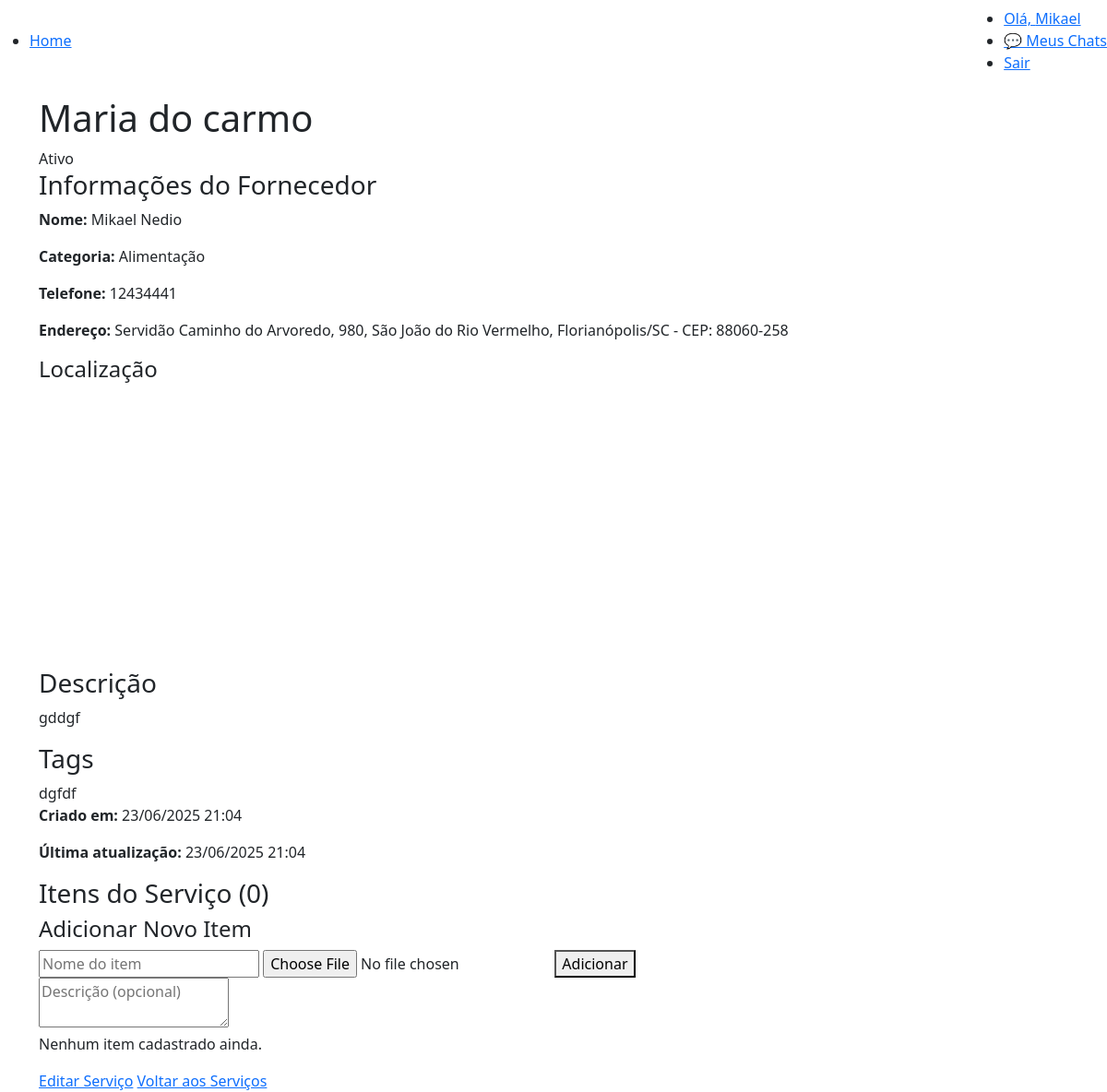
Page /servicos/1/ (signed in) on the committed database.
### servicos/models.py (models this page shows, shortened)
class Servico(models.Model):
    fornecedor = models.ForeignKey(Fornecedor, on_delete=models.CASCADE, related_name='servicos')
    nome = models.CharField(max_length=200)
    descricao = models.TextField()
    tags = models.JSONField(default=list, blank=True)
    ativo = models.BooleanField(default=True)
    data_criacao = models.DateTimeField(auto_now_add=True)
    data_atualizacao = models.DateTimeField(auto_now=True)
    class Meta:
        verbose_name = 'Serviço'
        verbose_name_plural = 'Serviços'
        ordering = ['-data_criacao']
    def get_tags_list(self):
        if isinstance(self.tags, str):
            try:
                return json.loads(self.tags)
            except:
                return []
        return self.tags or []
    @property
    def total_itens(self):
        return self.itens.count()

### usuarios/models.py (models this page shows, shortened)
class Fornecedor(models.Model):
    CATEGORIA_CHOICES = [
        ('alimentacao', 'Alimentação'),
        ('decoracao', 'Decoração'),
        ('logistica', 'Logística'),
        ('musica', 'Música e Entretenimento'),
        ('fotografia', 'Fotografia e Vídeo'),
        ('locacao', 'Locação de Equipamentos'),
        ('seguranca', 'Segurança'),
        ('outros', 'Outros'),
    ]
    user = models.OneToOneField(User, on_delete=models.CASCADE)
    cep = models.CharField(max_length=9, help_text="CEP no formato 00000-000", default='N/D')
    estado = models.CharField(max_length=2, default='N/D')
    cidade = models.CharField(max_length=100, default='N/D')
    bairro = models.CharField(max_length=100, default='N/D')
    logradouro = models.CharField(max_length=200, default='N/D')
    numero = models.CharField(max_length=10, default='N/D')
    complemento = models.CharField(max_length=100, blank=True, null=True)
    telefone = models.CharField(max_length=20, default='N/D')
    categoria = models.CharField(max_length=20, choices=CATEGORIA_CHOICES, default='outros')
    latitude = models.DecimalField(max_digits=9, decimal_places=6, null=True, blank=True)
    longitude = models.DecimalField(max_digits=9, decimal_places=6, null=True, blank=True)
    raio_cobertura = models.PositiveIntegerField(
        default=50,
        help_text="Raio de cobertura em quilômetros (0 = sem limite)"
    )
    def endereco_completo(self):
        endereco = f"{self.logradouro}"
        if self.numero and self.numero != 'N/D':
            endereco += f", {self.numero}"
        if self.complemento:
            endereco += f" - {self.complemento}"
        endereco += f", {self.bairro}, {self.cidade}/{self.estado} - CEP: {self.cep}"
        return endereco

### servicos/views.py (the view)
# urls.py: path('<int:servico_id>/', views.detalhes_servico, name='detalhes_servico'),
@login_required
def detalhes_servico(request, servico_id):
    servico = get_object_or_404(Servico, id=servico_id)
    try:
        fornecedor = Fornecedor.objects.get(user=request.user)
        if servico.fornecedor != fornecedor:
            messages.error(request, 'Você não tem permissão para acessar este serviço.')
            return redirect('meus_servicos')
    except Fornecedor.DoesNotExist:
        messages.error(request, 'Acesso restrito apenas para fornecedores.')
        return redirect('index')
    return render(request, 'pages/detalhes_servico.html', {
        'servico': servico,
        'fornecedor': fornecedor,
        'google_maps_api_key': settings.GOOGLE_MAPS_API_KEY
    })

### servicos/templates/pages/detalhes_servico.html (shortened to what this page needs)
{% extends 'base.html' %}
{% block content %}
    <div class="container" data-servico-id="{{ servico.id }}">
        <div class="servico-header">
            <h1>{{ servico.nome }}</h1>
            <div class="servico-status">
                <span class="status {% if servico.ativo %}ativo{% else %}inativo{% endif %}">
                    {% if servico.ativo %}Ativo{% else %}Inativo{% endif %}
                </span>
            </div>
        </div>
        <div class="fornecedor-info">
            <h3>Informações do Fornecedor</h3>
            <p><strong>Nome:</strong> {{ servico.fornecedor.user.get_full_name|default:servico.fornecedor.user.username }}</p>
            <p><strong>Categoria:</strong> {{ servico.fornecedor.get_categoria_display }}</p>
            <p><strong>Telefone:</strong> {{ servico.fornecedor.telefone }}</p>
            <p><strong>Endereço:</strong> {{ servico.fornecedor.endereco_completo }}</p>
            {% if servico.fornecedor.latitude and servico.fornecedor.longitude %}
            <div class="mapa-section">
                <h4>Localização</h4>
                <div id="map" style="width: 100%; height: 300px; border-radius: 8px; margin-top: 10px;"></div>
            </div>
            {% endif %}
        </div>
        <div class="servico-content">
            <div class="servico-info">
                <h3>Descrição</h3>
                <p>{{ servico.descricao }}</p>
            </div>
            {% if servico.tags %}
            <div class="servico-tags">
                <h3>Tags</h3>
                <div class="tags-list">
                    {% for tag in servico.get_tags_list %}
                        <span class="tag">{{ tag }}</span>
                    {% endfor %}
                </div>
            </div>
            {% endif %}
            <div class="servico-meta">
                <p><strong>Criado em:</strong> {{ servico.data_criacao|date:"d/m/Y H:i" }}</p>
                <p><strong>Última atualização:</strong> {{ servico.data_atualizacao|date:"d/m/Y H:i" }}</p>
            </div>
        </div>
        <div class="itens-section">
            <h3>Itens do Serviço ({{ servico.total_itens }})</h3>
            <div class="adicionar-item">
                <h4>Adicionar Novo Item</h4>
                <form id="form-adicionar-item" class="form-item" enctype="multipart/form-data">
                    <div class="form-row">
                        <input type="text" id="nome-item" placeholder="Nome do item" required>
                        <input type="file" id="imagem-item" name="imagem" accept="image/*">
                        <button type="submit" class="btn-primary">Adicionar</button>
                    </div>
                    <textarea id="descricao-item" placeholder="Descrição (opcional)"></textarea>
                </form>
            </div>
            <div id="lista-itens" class="itens-lista">
                {% for item in servico.itens.all %}
                    <div class="item-card" data-item-id="{{ item.id }}">
                        <div class="item-info">
                            <h4>{{ item.nome }}</h4>
                            {% if item.descricao %}
                                <p>{{ item.descricao }}</p>
                            {% endif %}
                            {% if item.imagem %}
                                <img src="{{ item.imagem.url }}" alt="{{ item.nome }}" style="max-width: 100px; height: auto;">
                            {% endif %}
                        </div>
                        <button class="btn-remover" data-item-id="{{ item.id }}">Remover</button>
                    </div>
                {% empty %}
                    <p class="empty-items">Nenhum item cadastrado ainda.</p>
                {% endfor %}
            </div>
        </div>
        <div class="servico-actions">
            <a href="{% url 'editar_servico' servico.id %}" class="btn-secondary">Editar Serviço</a>
            <a href="{% url 'meus_servicos' %}" class="btn-secondary">Voltar aos Serviços</a>
        </div>
    </div>
{% endblock %}

### eventos/templates/partials/navbar.html
<nav class="navbar">
    <ul class="navbar-list navbar-list-left">
        <li><a href="{% url 'index' %}">Home</a></li>
    </ul>
    <ul class="navbar-list navbar-list-right">
        <li><a href="#">Olá, {{ user.first_name }}</a></li>
        <li><a href="{% url 'chat_list' %}" class="btn-primary">💬 Meus Chats</a></li>
        <li><a href="{% url 'sair' %}">Sair</a></li>
    </ul>
</nav>

### rows in the picture
Servico: nome "Maria do carmo", fornecedor.user.get_full_name "Mikael Nedio", fornecedor.categoria "Alimentação", fornecedor.telefone "12434441", fornecedor.endereco_completo "Servidão Caminho do Arvoredo, 980, São João do Rio Vermelho, Florianópolis/SC - CEP: 88060-258", descricao "gddgf", data_criacao "23/06/2025 21:04", data_atualizacao "23/06/2025 21:04", total_itens "0"

### other values in the picture
{{ user.first_name }} "Mikael"
{{ tag }} "dgfdf"
